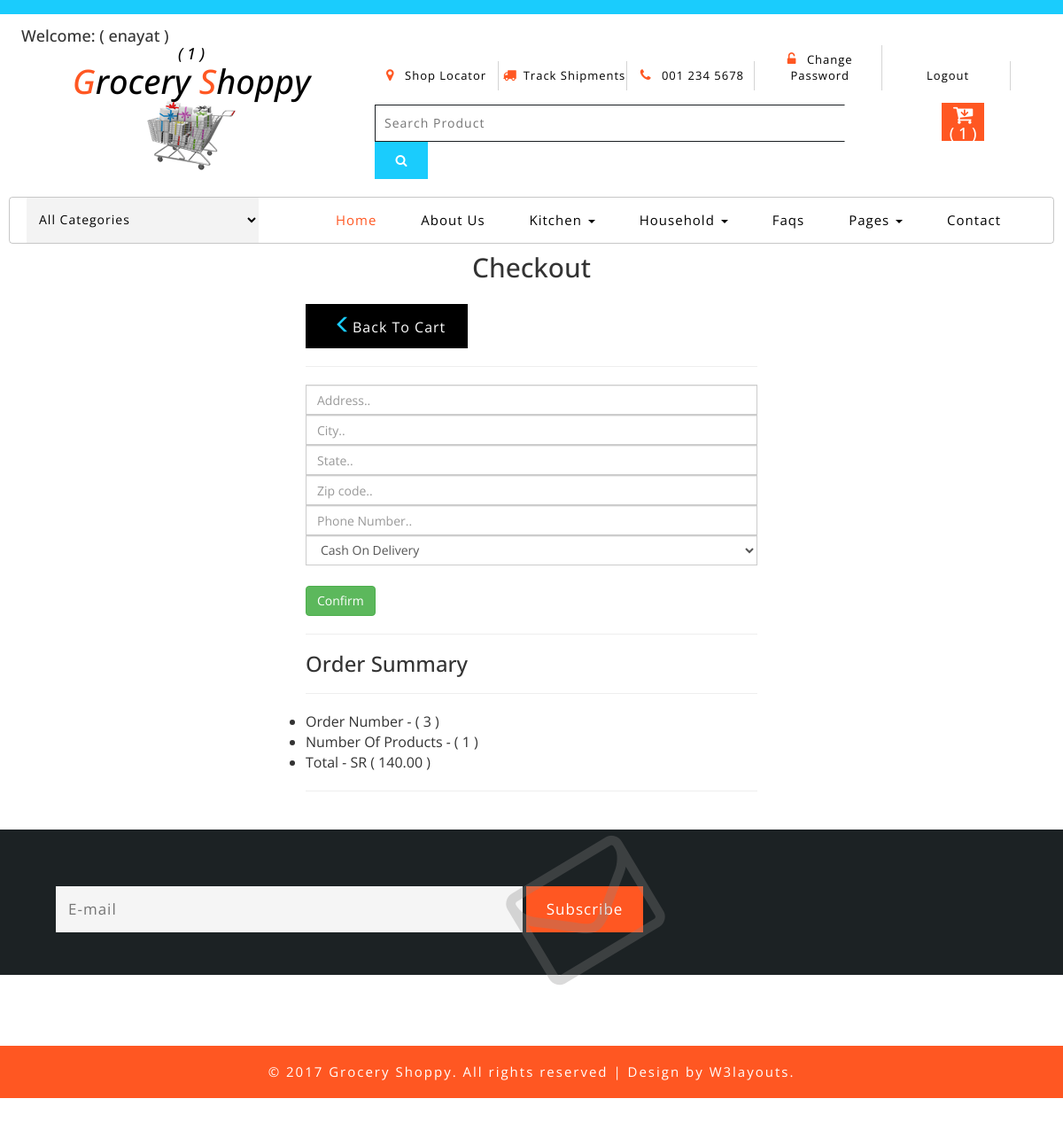
Page /checkout/ (signed in) on the earlier database version.
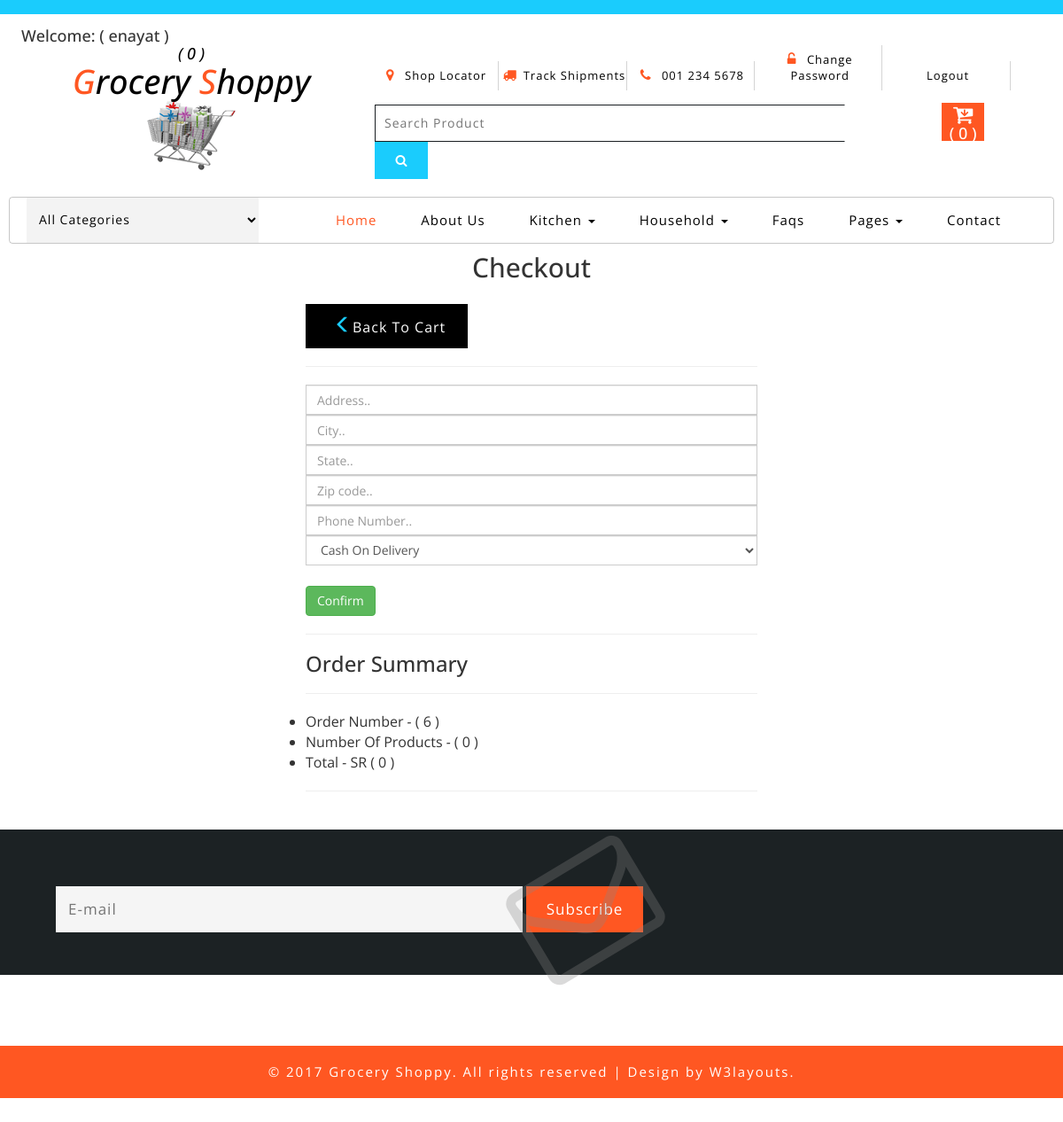
Same page on the later database version.
### order_orderdetail/models.py (models this page shows, shortened)
class OrderMODEL(models.Model):
    order_user        = models.ForeignKey(User , on_delete = models.CASCADE)
    order_order_date  = models.DateTimeField(auto_now_add=True)
    order_details     = models.ManyToManyField(ProductMODEL , through='OrderDetailsMODEL')
    order_is_finished = models.BooleanField(default=False)
    class Meta:
        ordering = ('-order_order_date',)
        verbose_name = "Order"
        verbose_name_plural = "Orders"
    @property
    def get_count_of_items_PROPERTY(self):
        orderitems = self.orderdetailsmodel_set.all().count
        return orderitems

### checkout/views.py (the view)
# urls.py: path("checkout/"        , views.checkout_DEF         , name="checkout-URL"),
def checkout_DEF(request):
    context = None # Set the value of the variable to nothing
    if OrderMODEL.objects.all().filter(
            order_user= request.user ,
            order_is_finished=False):
            order_VAR = OrderMODEL.objects.get(
                order_user=request.user ,
                order_is_finished=False)
            OrderDetails_VAR = OrderDetailsMODEL.objects.all().filter(OrderDetails_order=order_VAR)
            total_VAR = 0
            for sub in OrderDetails_VAR:
                total_VAR += sub.OrderDetails_price * sub.OrderDetails_quantity
            context = {
                'order_VAR':order_VAR,
                'OrderDetails_VAR':OrderDetails_VAR,
                'total_VAR':total_VAR,
            }
            return render(request, "checkout/checkout.html", context)

### templates/checkout/checkout.html (shortened to what this page needs)
{% extends "dashboard/base.html" %}
{% load static %}
{% block    PAGE_TITLE  %}
<h2 class="text-center"> Checkout  </h2>
{% endblock PAGE_TITLE  %}
{% block    CONTENTS_PAGE %}
<div class="container">
  <div id="loginbox" style="margin-top:5px;" class="mainbox col-md-6 col-md-offset-3 col-sm-8 col-sm-offset-2">
<div class="container-fluid row">
  <div class="col-lg-12">
      <div class="box-element">
          <div class="checkout-right-basket">
              <a href="{% url 'cart-URL' %}"><span class="glyphicon glyphicon-menu-left" aria-hidden="true"></span>Back To Cart</a>
          </div>
          </div>
        </div>
        <div class="col-lg-12">
            <div class="box-element" id="form-wrapper">
              <form  method="POST" action="{% url 'checkout_confirm-URL' %}">
                    <div id="shipping-info">
                        <hr>
                        <div class="">
                            <input class="form-control" type="text" name="address" placeholder="Address.." required>
                        </div>
                        <div class="form-field mt-3">
                            <input class="form-control" type="text" name="city" placeholder="City.." required>
                        </div>
                        <div class="form-field">
                            <input class="form-control" type="text" name="state" placeholder="State.." required>
                        </div>
                        <div class="form-field">
                            <input class="form-control" type="text" name="zipcode" placeholder="Zip code.." required>
                        </div>
                        <div class="form-field">
                            <input class="form-control" type="text" name="phone_number" placeholder="Phone Number.." required>
                        </div>
                        <div class="mt-3">
                            <select name="payment" id="payment" class="form-control mt-3">
                                <option value="Cash On Delivery">Cash On Delivery</option>
                            </select>
                        </div>
                    </div>
                    <br>
                    <input type="submit" value="Confirm" id="form-button" class="btn btn-success">
                </form>
            </div>
            <hr>
            <h3>Order Summary</h3>
<hr>
            <div class="checkout-left-basket">
              <ul>
                  <li>Order Number <i>-</i> <span>( {{ order_VAR.id }} )</span></li>
                  <li>Number Of Products <i>-</i> <span>( {{OrderDetails_VAR.count}} )</span></li>
                  <li>Total <i>-</i> <span>SR ( {{ total_VAR}} )</span></li>
              </ul>
          </div>
            <hr>
            <br>
        </div>
    </div>
    </div>
    </div>
{% endblock CONTENTS_PAGE %}

### templates/dashboard/user_is_authenticated.html (shortened to what this page needs)
{% load static %}
<body>
	<div class="header-most-top">
		<p> </p>
	</div>
	<div class="header-bot">
		<div class="header-bot_inner_wthreeinfo_header_mid">
			<h4> Welcome: ( {{user.username}} )</h4>
			<div class="col-md-4 logo_agile">
				<h1>
					<a href="{% url 'dashboard-URL' %}">
						<h4>( {{order_VAR.get_count_of_items_PROPERTY}} )<h4>
						<span>G</span>rocery
						<span>S</span>hoppy
						<img src="{% static 'images/logo2.png' %}" alt=" ">
					</a>
				</h1>
			</div>
			<div class="col-md-8 header">
				<ul>
					<li>
						<a class="play-icon popup-with-zoom-anim" href="#small-dialog1">
							<span class="fa fa-map-marker" aria-hidden="true"></span> Shop Locator</a>
					</li>
					<li>
							<a href="{% url 'track_shipment-URL' %}" data-toggle="modal" >
								<span class="fa fa-truck" aria-hidden="true"></span>Track Shipments</a>
					</li>
					<li>
						<span class="fa fa-phone" aria-hidden="true"></span> 001 234 5678
					</li>
					<li>
						<a href="{% url 'password_change-URL' %}">
							<span class="fa fa-unlock-alt" aria-hidden="true"></span> Change Password </a>
					</li>
					<li>
                        <a class="nav-link active" aria-current="page" href="/logout/">Logout</a>
                    </li>
				</ul>
				<div class="agileits_search">
					<form action="{% url 'search_product-URL' %}" method="POST">
						<input name="search" type="search" placeholder="Search Product">
						<button type="submit" class="btn btn-default" aria-label="Left Align">
							<span class="fa fa-search" aria-hidden="true"> </span>
						</button>
					</form>
				</div>
				<div class="top_nav_right">
					<div class="wthreecartaits wthreecartaits2 cart cart box_1" >
						<form action="{% url 'cart-URL' %}"  >
							<button class="w3view-cart" type="submit" name="submit" value="" >
								<i class="fa fa-cart-arrow-down" aria-hidden="true"><h4>( {{order_VAR.get_count_of_items_PROPERTY}} )<h4></i>
							</button>
						</form>
					</div>
				</div>
			</div>
		</div>
	</div>
	<div class="ban-top">
		<div class="container">
			<div class="agileits-navi_search">
				<form action="#" method="post">
					<select id="agileinfo-nav_search" name="agileinfo_search" required="">
						<option value="">All Categories</option>
					</select>
				</form>
			</div>
			<div class="top_nav_left">
				<nav class="navbar navbar-default">
					<div class="container-fluid">
						<div class="collapse navbar-collapse menu--shylock" id="bs-example-navbar-collapse-1">
							<ul class="nav navbar-nav menu__list">
								<li class="active">
									<a class="nav-stylehead" href="{% url 'dashboard-URL' %}">Home
									</a>
								</li>
								<li class="">
									<a class="nav-stylehead" href="about.html">About Us</a>
								</li>
								<li class="dropdown">
									<a href="#" class="dropdown-toggle nav-stylehead" data-toggle="dropdown" role="button" aria-haspopup="true" aria-expanded="false">Kitchen
										<span class="caret"></span>
									</a>
								</li>
								<li class="dropdown">
									<a href="#" class="dropdown-toggle nav-stylehead" data-toggle="dropdown" role="button" aria-haspopup="true" aria-expanded="false">Household
										<span class="caret"></span>
									</a>
								</li>
								<li class="">
									<a class="nav-stylehead" href="faqs.html">Faqs</a>
								</li>
								<li class="dropdown">
									<a class="nav-stylehead dropdown-toggle" href="#" data-toggle="dropdown">Pages
										<b class="caret"></b>
									</a>
								</li>
								<li class="">
									<a class="nav-stylehead" href="contact.html">Contact</a>
								</li>
							</ul>
						</div>
					</div>
				</nav>
			</div>
		</div>
	</div>

Differences in the rows shown:
removed OrderMODEL: get_count_of_items_PROPERTY "1", id "3"
added OrderMODEL: get_count_of_items_PROPERTY "0", id "6"
Other differences:
{{ OrderDetails_VAR.count }}: "1" → "0"
{{ total_VAR }}: "140.00" → "0"
